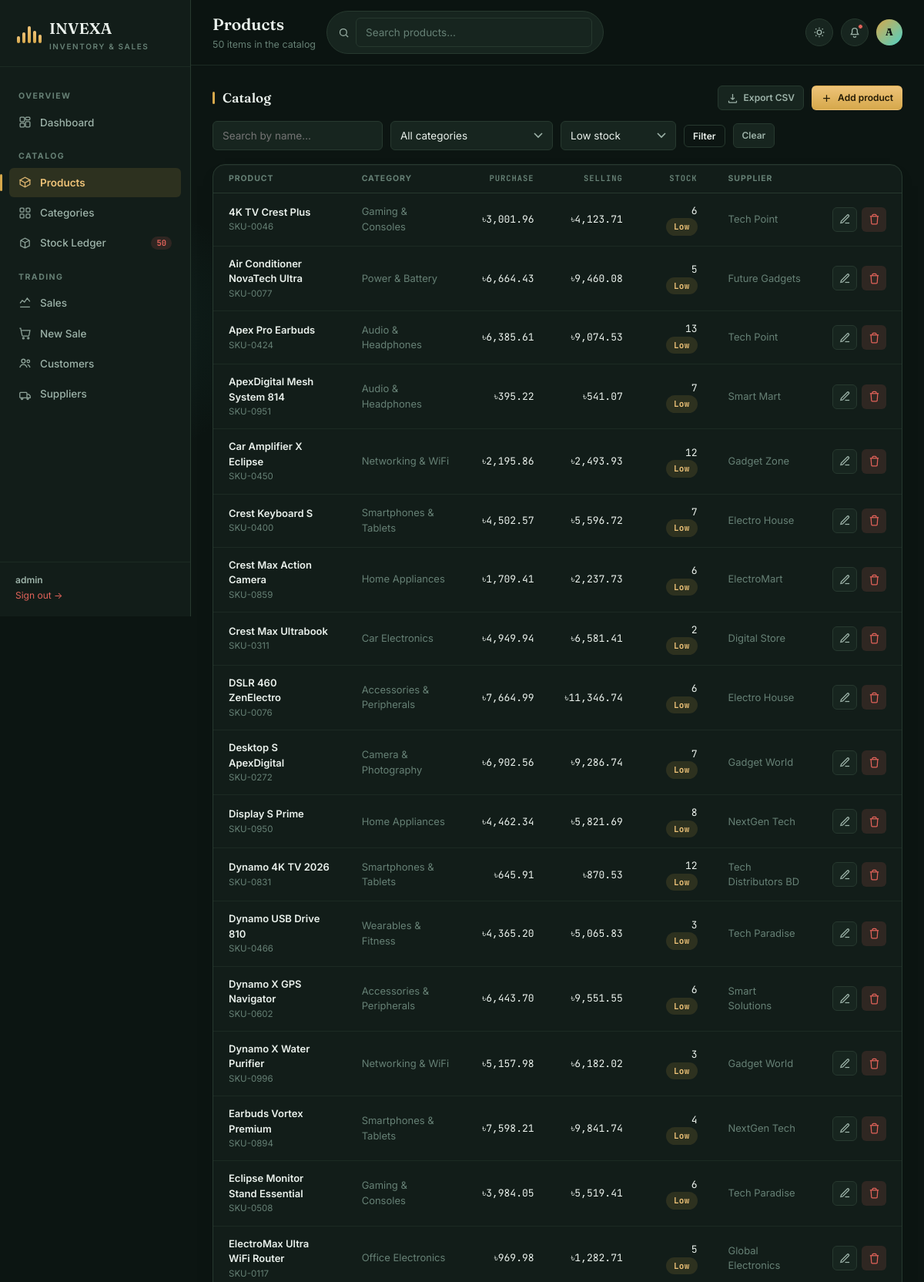
Screenshot of /products?status=low (signed in, upper part) with the database file from the repository.
### tables this page shows
CREATE TABLE products (id INTEGER PRIMARY KEY, name TEXT, category_id INTEGER, purchase_price REAL, selling_price REAL, quantity INTEGER DEFAULT 0, minimum_stock INTEGER DEFAULT 5, supplier TEXT);

CREATE TABLE categories (id INTEGER PRIMARY KEY, name TEXT UNIQUE);

### app.py (the view)
@app.route("/products")
@login_required
def products():
    db = get_db()
    q = request.args.get("q", "").strip()
    category_id = request.args.get("category", "")
    status = request.args.get("status", "")
    sql = """
        SELECT products.*, categories.name AS category_name
        FROM products
        LEFT JOIN categories ON categories.id = products.category_id
        WHERE 1=1
    """
    params = []
    if q:
        sql += " AND products.name LIKE ?"
        params.append(f"%{q}%")
    if category_id:
        sql += " AND products.category_id = ?"
        params.append(category_id)
    if status == "low":
        sql += " AND products.quantity <= products.minimum_stock AND products.quantity > 0"
    elif status == "out":
        sql += " AND products.quantity <= 0"
    sql += " ORDER BY products.name"
    product_list = db.execute(sql, params).fetchall()
    categories = db.execute("SELECT * FROM categories ORDER BY name").fetchall()
    return render_template(
        "products.html",
        products=product_list,
        categories=categories,
        q=q,
        selected_category=category_id,
        selected_status=status,
    )

### app.py (called while the page is built)
def get_db():
    if "db" not in g:
        g.db = sqlite3.connect(DB_PATH)
        g.db.row_factory = sqlite3.Row
        g.db.execute("PRAGMA foreign_keys = ON")
    return g.db

def login_required(view):
    @wraps(view)
    def wrapped(*args, **kwargs):
        if not session.get("logged_in"):
            return redirect(url_for("login"))
        return view(*args, **kwargs)
    return wrapped

@app.context_processor
def inject_globals():
    low_stock_count = 0
    if session.get("logged_in"):
        db = get_db()
        low_stock_count = db.execute(
            "SELECT COUNT(*) FROM products WHERE quantity <= minimum_stock"
        ).fetchone()[0]
    return {
        "app_name": APP_NAME,
        "current_user": session.get("username"),
        "low_stock_count": low_stock_count,
    }

### templates/products.html (shortened to what this page needs)
{% extends "base.html" %}
{% set active_page = 'products' %}
{% block page_title %}Products{% endblock %}
{% block page_sub %}<p>{{ products|length }} item{{ 's' if products|length != 1 }} in the catalog</p>{% endblock %}
{% block content %}
<div class="section-head" style="margin-top:0;">
  <h2>Catalog</h2>
  <div class="flex gap-10">
    <a class="btn btn-ghost btn-sm" href="{{ url_for('export_products') }}">
      <svg viewBox="0 0 24 24" width="14" height="14" fill="none" stroke="currentColor" stroke-width="2"><path d="M12 3v12m0 0l-4-4m4 4l4-4"/><path d="M4 17v3a1 1 0 001 1h14a1 1 0 001-1v-3"/></svg>
      Export CSV
    </a>
    <a class="btn btn-primary btn-sm" href="{{ url_for('add_product') }}">
      <svg viewBox="0 0 24 24" width="14" height="14" fill="none" stroke="currentColor" stroke-width="2"><path d="M12 5v14M5 12h14"/></svg>
      Add product
    </a>
  </div>
</div>
<form class="filters-row" method="get">
  <input type="text" name="q" value="{{ q }}" placeholder="Search by name…">
  <select name="category" onchange="this.form.submit()">
    <option value="">All categories</option>
  </select>
  <select name="status" onchange="this.form.submit()">
    <option value="low" {{ 'selected' if selected_status == 'low' }}>Low stock</option>
  </select>
  <button class="btn btn-outline btn-sm" type="submit">Filter</button>
  {% if q or selected_category or selected_status %}
  <a class="btn btn-ghost btn-sm" href="{{ url_for('products') }}">Clear</a>
  {% endif %}
</form>
<div class="card">
  {% if products|length > 0 %}
  <div class="table-wrap">
    <table class="ledger">
      <thead>
        <tr>
          <th>Product</th>
          <th>Category</th>
          <th class="num">Purchase</th>
          <th class="num">Selling</th>
          <th class="num">Stock</th>
          <th>Supplier</th>
          <th></th>
        </tr>
      </thead>
      <tbody>
        {% for p in products %}
        <tr>
          <td>
            <div class="row-title">{{ p.name }}</div>
            <div class="row-sub">SKU-{{ "%04d"|format(p.id) }}</div>
          </td>
          <td class="muted">{{ p.category_name or '—' }}</td>
          <td class="num">৳{{ "{:,.2f}".format(p.purchase_price) }}</td>
          <td class="num">৳{{ "{:,.2f}".format(p.selling_price) }}</td>
          <td class="num">
            {{ p.quantity }}
            {% if p.quantity <= 0 %}<span class="badge badge-danger" style="margin-left:6px;">Out</span>
            {% elif p.quantity <= p.minimum_stock %}<span class="badge badge-warn" style="margin-left:6px;">Low</span>
            {% else %}<span class="badge badge-ok" style="margin-left:6px;">OK</span>{% endif %}
          </td>
          <td class="muted">{{ p.supplier or '—' }}</td>
          <td>
            <div class="row-actions">
              <a class="btn btn-ghost btn-icon" href="{{ url_for('edit_product', product_id=p.id) }}" title="Edit">
                <svg viewBox="0 0 24 24" width="14" height="14" fill="none" stroke="currentColor" stroke-width="2"><path d="M12 20h9"/><path d="M16.5 3.5a2.1 2.1 0 013 3L7 19l-4 1 1-4L16.5 3.5z"/></svg>
              </a>
              <form method="post" action="{{ url_for('delete_product', product_id=p.id) }}" data-confirm="Delete &quot;{{ p.name }}&quot;? This cannot be undone.">
                <button class="btn btn-danger btn-icon" title="Delete" type="submit">
                  <svg viewBox="0 0 24 24" width="14" height="14" fill="none" stroke="currentColor" stroke-width="2"><path d="M3 6h18"/><path d="M8 6V4a2 2 0 012-2h4a2 2 0 012 2v2m3 0l-1 14a2 2 0 01-2 2H8a2 2 0 01-2-2L5 6"/></svg>
                </button>
              </form>
            </div>
          </td>
        </tr>
        {% endfor %}
      </tbody>
    </table>
  </div>
  {% endif %}
</div>
{% endblock %}

### rows the page displays
products: name "4K TV Crest Plus", id "0046", name "Gaming & Consoles", purchase_price "3,001.96", selling_price "4,123.71", quantity "6", minimum_stock "Low", supplier "Tech Point"
products: name "Air Conditioner NovaTech Ultra", id "0077", name "Power & Battery", purchase_price "6,664.43", selling_price "9,460.08", quantity "5", minimum_stock "Low", supplier "Future Gadgets"
products: name "Apex Pro Earbuds", id "0424", name "Audio & Headphones", purchase_price "6,385.61", selling_price "9,074.53", quantity "13", minimum_stock "Low", supplier "Tech Point"
products: name "ApexDigital Mesh System 814", id "0951", name "Audio & Headphones", purchase_price "395.22", selling_price "541.07", quantity "7", minimum_stock "Low", supplier "Smart Mart"
products: name "Car Amplifier X Eclipse", id "0450", name "Networking & WiFi", purchase_price "2,195.86", selling_price "2,493.93", quantity "12", minimum_stock "Low", supplier "Gadget Zone"
products: name "Crest Keyboard S", id "0400", name "Smartphones & Tablets", purchase_price "4,502.57", selling_price "5,596.72", quantity "7", minimum_stock "Low", supplier "Electro House"
products: name "Crest Max Action Camera", id "0859", name "Home Appliances", purchase_price "1,709.41", selling_price "2,237.73", quantity "6", minimum_stock "Low", supplier "ElectroMart"
products: name "Crest Max Ultrabook", id "0311", name "Car Electronics", purchase_price "4,949.94", selling_price "6,581.41", quantity "2", minimum_stock "Low", supplier "Digital Store"
products: name "DSLR 460 ZenElectro", id "0076", name "Accessories & Peripherals", purchase_price "7,664.99", selling_price "11,346.74", quantity "6", minimum_stock "Low", supplier "Electro House"
products: name "Desktop S ApexDigital", id "0272", name "Camera & Photography", purchase_price "6,902.56", selling_price "9,286.74", quantity "7", minimum_stock "Low", supplier "Gadget World"
products: name "Display S Prime", id "0950", name "Home Appliances", purchase_price "4,462.34", selling_price "5,821.69", quantity "8", minimum_stock "Low", supplier "NextGen Tech"
products: name "Dynamo 4K TV 2026", id "0831", name "Smartphones & Tablets", purchase_price "645.91", selling_price "870.53", quantity "12", minimum_stock "Low", supplier "Tech Distributors BD"
products: name "Dynamo USB Drive 810", id "0466", name "Wearables & Fitness", purchase_price "4,365.20", selling_price "5,065.83", quantity "3", minimum_stock "Low", supplier "Tech Paradise"
products: name "Dynamo X GPS Navigator", id "0602", name "Accessories & Peripherals", purchase_price "6,443.70", selling_price "9,551.55", quantity "6", minimum_stock "Low", supplier "Smart Solutions"
products: name "Dynamo X Water Purifier", id "0996", name "Networking & WiFi", purchase_price "5,157.98", selling_price "6,182.02", quantity "3", minimum_stock "Low", supplier "Gadget World"
products: name "Earbuds Vortex Premium", id "0894", name "Smartphones & Tablets", purchase_price "7,598.21", selling_price "9,841.74", quantity "4", minimum_stock "Low", supplier "NextGen Tech"
products: name "Eclipse Monitor Stand Essential", id "0508", name "Gaming & Consoles", purchase_price "3,984.05", selling_price "5,519.41", quantity "6", minimum_stock "Low", supplier "Tech Paradise"
products: name "ElectroMax Ultra WiFi Router", id "0117", name "Office Electronics", purchase_price "969.98", selling_price "1,282.71", quantity "5", minimum_stock "Low", supplier "Global Electronics"

### other values shown
{{ app_name }} "INVEXA"
{{ low_stock_count }} "50"
{{ current_user or 'Guest' }} "admin"
{{ products|length }} "50"
{{ 's' if products|length != 1 }} "s"
{{ (current_user or '?')[0]|upper }} "A"
